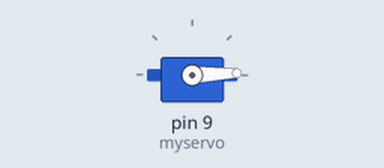
A sketch run on a simulated Arduino Uno, built with avr-gcc and run on an emulated ATmega328P. On the bench: servo.

Above: at 0.05 s.
At 1.75 s:
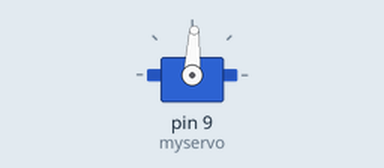
At 3.45 s:
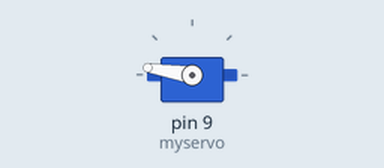
At 6.9 s:
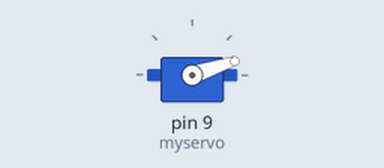
Timing chart, 0 to 9.4 s (numbered marks = the images above):
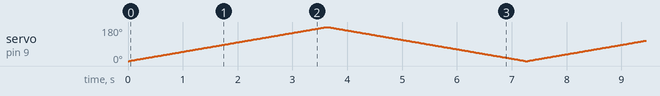

The sketch:

6.1.ino
```cpp
#include <Servo.h>
Servo myservo;// create servo object to control a servo
int val = 0;// variable to read the value from the analog pin

void setup() {
  myservo.attach(9);// attaches the servo on pin 9 to the servo object
}

void loop() {
  for (int i = 0; i <= 180; i++){
    myservo.write(i);// sets the servo position according to the scaled value
    delay(20);// waits for the servo to get there
  }
  for (int i = 180; i >= 0; i--){
    myservo.write(i);// sets the servo position according to the scaled value
    delay(20);// waits for the servo to get there
  }
}
```
